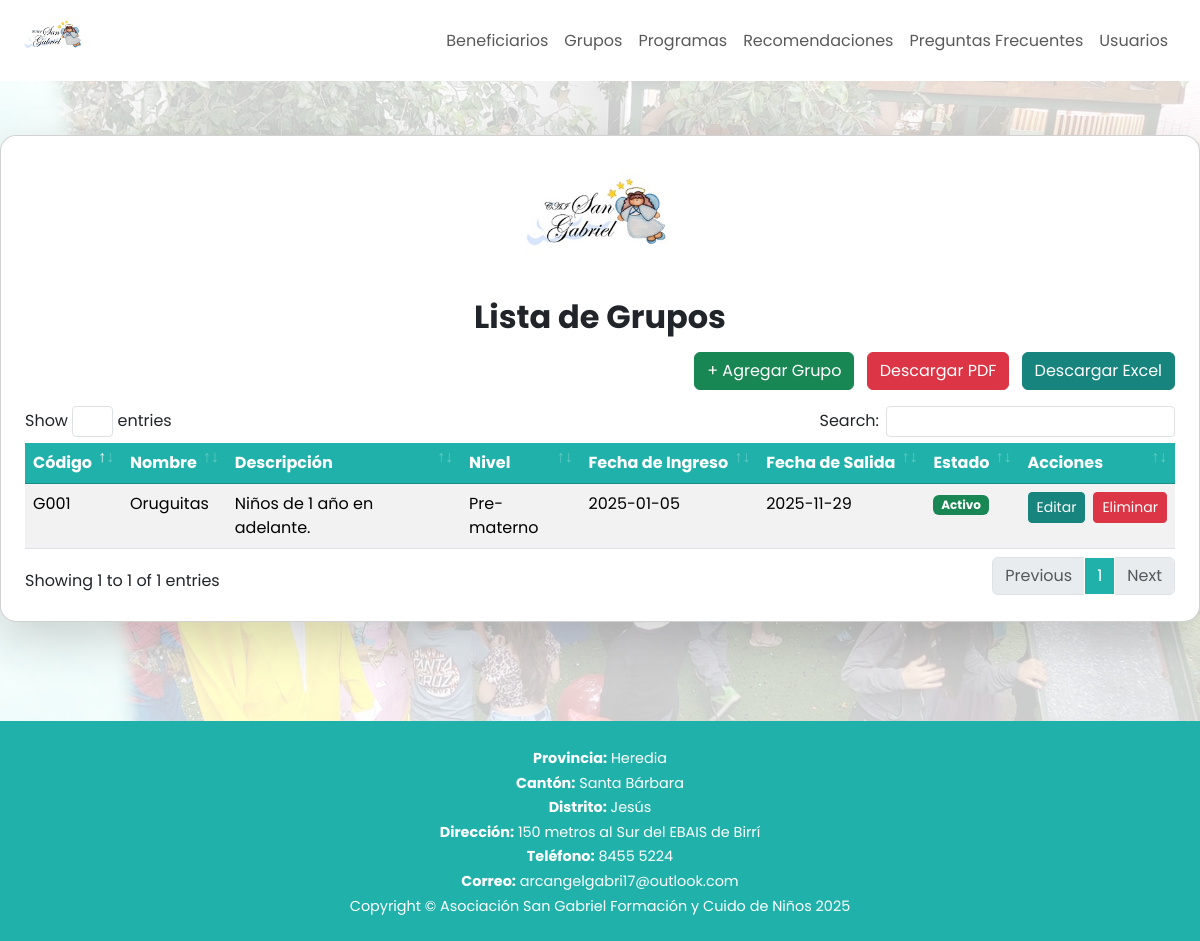
Page /Views/Grupos/listaGrupos.php (signed in) on the committed database.
### tables this page shows
CREATE TABLE `tbl_grupos` (
  `id_grupo` int NOT NULL,
  `codigo` varchar(10) NOT NULL,
  `nombre` varchar(50) NOT NULL,
  `descripcion` text,
  `nivel` varchar(50) DEFAULT NULL,
  `fecha_inicio` date DEFAULT NULL,
  `fecha_fin` date DEFAULT NULL,
  `estado` tinyint(1) DEFAULT '1'
);

### Views/Grupos/listaGrupos.php (the view, shortened to what this page needs)
<?php
$cn = abrirConexion();
$resultado = $cn->query("SELECT id_grupo, codigo, nombre, descripcion, nivel, fecha_inicio, fecha_fin, estado
                         FROM tbl_grupos
                         ORDER BY id_grupo DESC");
?>
<!DOCTYPE html>
<html lang="en">
<head>
    <link href="../../Assets/css/bootstrap.min.css" rel="stylesheet">
    <link href="../../Assets/css/customStyles/listaGruposStyle.css" rel="stylesheet">
    <link href="../../Assets/vendor/datatables/dataTables.bootstrap4.min.css" rel="stylesheet">
</head>
<body>
    <nav>
        <?php include '../Layout/Navbars/navbar2.php' ?>
    </nav>
   <main>
        <div class="card p-4 shadow-lg mb-5">
            <img src="../../Assets/img/logo.png" alt="SANGABRIEL Logo" class="d-block mx-auto mb-3" style="width: 150px;">
            <h2 class="fw-bold text-center mb-3">Lista de Grupos</h2>
            <div class="mb-3 text-end">
                <a href="../Grupos/agregarGrupo.php" class="btn btn-success">+ Agregar Grupo</a>
                <a href="exportarGruposPDF.php" class="btn btn-danger ms-2">Descargar PDF</a>
                <a href="exportarGruposExcel.php" class="btn btn-primary ms-2">Descargar Excel</a>
            </div>
            <div class="table-responsive">
                <table id="tablaGrupos" class="table table-striped table-hover">
                    <thead>
                        <tr>
                            <th>Código</th>
                            <th>Nombre</th>
                            <th>Descripción</th>
                            <th>Nivel</th>
                            <th>Fecha de Ingreso</th>
                            <th>Fecha de Salida</th>
                            <th>Estado</th>
                            <th>Acciones</th>
                        </tr>
                    </thead>
                    <tbody>
                        <?php if ($resultado && $resultado->num_rows): ?>
                            <?php while ($u = $resultado->fetch_assoc()): ?>
                                <tr>
                                    <td><?= htmlspecialchars($u["codigo"]) ?></td>
                                    <td><?= htmlspecialchars($u["nombre"]) ?></td>
                                    <td><?= htmlspecialchars($u["descripcion"]) ?></td>
                                    <td><?= htmlspecialchars($u["nivel"]) ?></td>
                                    <td><?= htmlspecialchars($u["fecha_inicio"]) ?></td>
                                    <td><?= htmlspecialchars($u["fecha_fin"]) ?></td>
                                    <td>
                                        <span class="badge bg-<?= $u["estado"] ? 'success' : 'secondary' ?>">
                                            <?= $u["estado"] ? 'Activo' : 'Inactivo' ?>
                                        </span>
                                    </td>
                                    <td>
                                        <div class="d-flex gap-2 justify-content-center">
                                            <a href="editarGrupo.php?id=<?= $u['id_grupo'] ?>" class="btn btn-primary btn-sm">
                                                Editar
                                            </a>
                                            <a href="eliminarGrupo.php?id=<?= $u['id_grupo'] ?>" class="btn btn-danger btn-sm" onclick="return confirm('¿Seguro que deseas eliminar este grupo?')">
                                                Eliminar
                                            </a>
                                        </div>
                                    </td>
                                </tr>
                            <?php endwhile; ?>
                        <?php else: ?>
                            <tr>
                                <td colspan="8" class="text-center">Sin Grupos</td>
                            </tr>
                        <?php endif; ?>
                    </tbody>
                </table>
            </div>
        </div>
    </main>
    <footer>
        <?php include '../Layout/footer.php' ?>
    </footer>
</body>
</html>

### Assets/css/customStyles/listaGruposStyle.css (style rules this page uses)
body { font-family: 'Poppins', sans-serif; background-color: #f0f9ff; }
main { background: url("../../img/background.jpg") center no-repeat; background-size: cover; min-height: 80vh; position: relative; display: flex; align-items: center; justify-content: center; }
main::before { content: ""; position: absolute; top: 0; left: 0; width: 100%; height: 100%; background-color: rgba(255, 255, 255, 0.8); z-index: 1; }
main>* { position: relative; z-index: 2; }
.card { padding: 2rem; margin-top: 3px; width: 100%; max-width: 1500px; border-radius: 1rem; box-shadow: 0 4px 10px rgba(0, 0, 0, 0.1); }
.btn-primary { background-color: #17847e; border-color: #17847e; }
#tablaGrupos thead th { background-color: #20b2aa !important; color: #fff !important; border-color: #198c85 !important; }
#tablaGrupos tbody tr:nth-child(odd) { background: #f0fbfa; }
footer { background-color: #20b2aa; color: white; padding: 12px 20px; text-align: center; font-size: 0.9rem; }

### rows in the picture
tbl_grupos: codigo "G001", nombre "Oruguitas", descripcion "Niños de 1 año en adelante.", nivel "Pre-materno", fecha_inicio "2025-01-05", fecha_fin "2025-11-29", estado "Activo"

### other values in the picture
$label "Provincia"
$value "Heredia"
$label "Cantón"
$value "Santa Bárbara"
$label "Distrito"
$value "Jesús"
$label "Dirección"
$value "150 metros al Sur del EBAIS de Birrí"
$label "Teléfono"
$value "8455 5224"
$label "Correo"
$value "arcangelgabri17@outlook.com"
